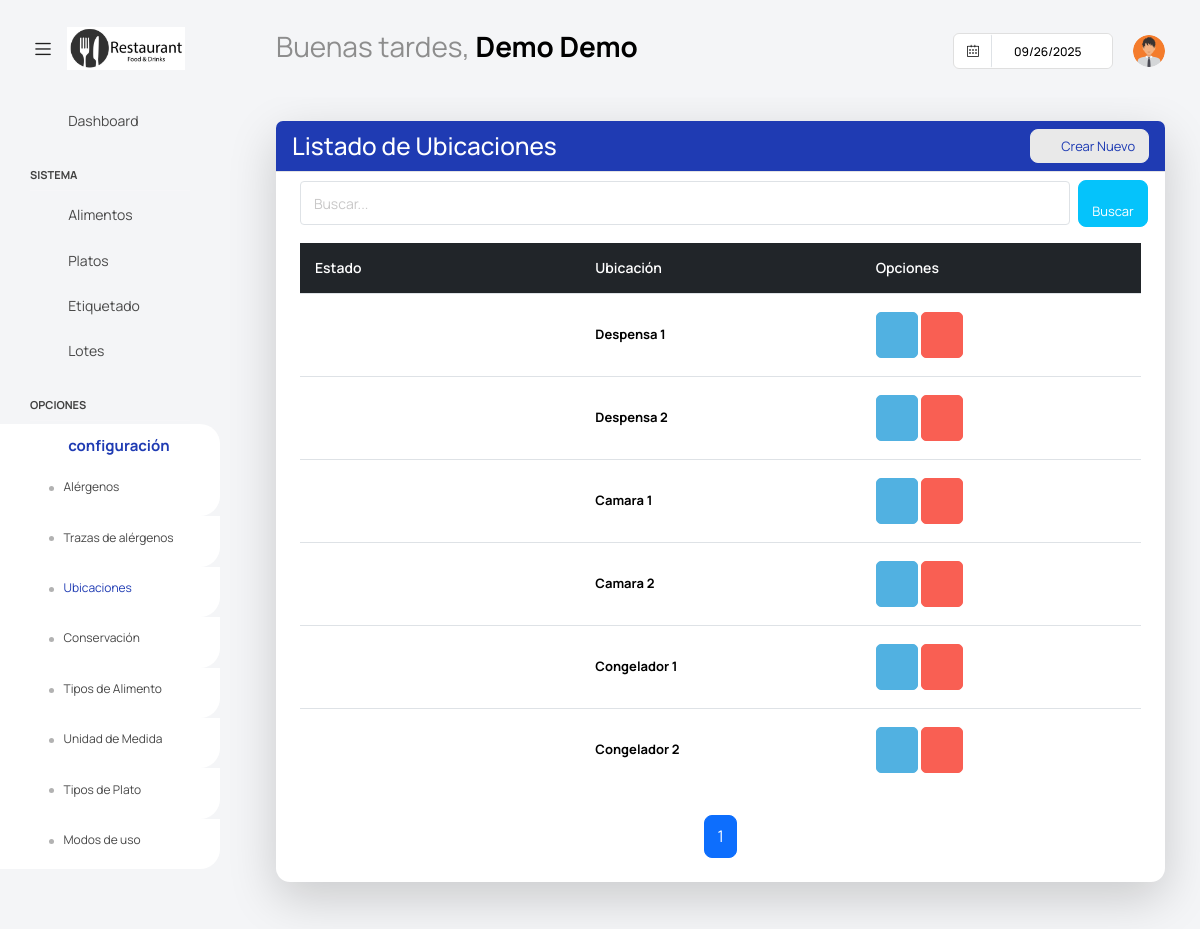
The page /dashuser/lista_localizaciones/ (signed in) on the database its author committed.
### app/super/models.py (models this page shows, shortened)
class UserProfile(models.Model):
    centro = models.ForeignKey('Centros' ,on_delete=models.CASCADE, null=True, blank =True)
    user = models.OneToOneField(User, on_delete=models.CASCADE)
    username = models.CharField(max_length=100)
    password = models.CharField(max_length=100)
    nombre = models.CharField(max_length=100)
    apellidos = models.CharField(max_length=100)
    cargo = models.CharField(max_length=100, blank=True, null=True)
    imagen = models.ImageField(default='users/default.png', upload_to='users/', null=True, blank =True)
    estado =models.BooleanField(default=True)

### app/dashuser/models.py (models this page shows, shortened)
class localizacion  (ModeloBaseCentro):
    localizacion = models.CharField('Localización', max_length=100)
    estado = models. BooleanField(default=True)
    class Meta:
        verbose_name = 'Localización'
        verbose_name_plural = 'Localizaciones'

### app/dashuser/views.py (the view)
# urls.py: path('lista_localizaciones/', LocalizacionList.as_view(), name='LocalizacionList'),
class LocalizacionList(PaginationMixin, LoginRequiredMixin, ListView):
    model = localizacion
    template_name = 'dashuser/listar_localizacion.html'
    context_object_name = 'localizaciones'
    paginate_by = 10  # Número de registros por página
    def get_queryset(self):
        try:
            user_profile = UserProfile.objects.filter(user=self.request.user).first()
            if user_profile and user_profile.centro:
                centro = user_profile.centro
                queryset = localizacion.objects.filter(centro=centro).order_by('id')
                search_query = self.request.GET.get('buscar')
                if search_query:
                    queryset = queryset.filter(
                        Q(localizacion__icontains=search_query)
                    )
                return queryset
            else:
                return localizacion.objects.none()
        except ObjectDoesNotExist:
            return localizacion.objects.none()
    def get_context_data(self, **kwargs):
        context = super().get_context_data(**kwargs)
        context.update(datos_centro(self.request))
        if not context['localizaciones'].exists():
            context['mensaje'] = "No tiene localizaciones asociadas."
        return context

### app/core/mixins.py (called while the page is built)
    def get_context_data(self, **kwargs):
        context = super().get_context_data(**kwargs)
        page_obj = context.get('page_obj')
        if page_obj:
            current_page = page_obj.number
            total_pages = page_obj.paginator.num_pages
            window = self.pagination_window_size
            if total_pages <= (window * 2) + 1:
                context['custom_page_range'] = range(1, total_pages + 1)
            elif current_page <= window:
                context['custom_page_range'] = range(1, (window * 2) + 2)
            elif current_page >= total_pages - window:
                context['custom_page_range'] = range(total_pages - (window * 2), total_pages + 1)
            else:
                context['custom_page_range'] = range(current_page - window, current_page + window + 1)
        return context

### templates/dashuser/listar_localizacion.html (shortened to what this page needs)
{% extends "base.html" %}
{% block content %}
<div class="content-wrapper">
    <div class="card shadow-lg">
        <div class="card-header bg-primary text-white d-flex justify-content-between align-items-center">
            <h3 class="m-0">Listado de Ubicaciones</h3>
            <a class="btn btn-light btn-sm text-primary rounded" onclick="abrir_modal_edicion('{% url 'dashuser:LocalizacionCreate' %}')">
                <i class="fa fa-plus-circle"></i>&nbsp; Crear Nuevo
            </a>
        </div>
        <div class="card-body">
            <form method="get" class="row g-2 align-items-center">
                <div class="col-md-11">
                    <input type="text" class="form-control form-control-sm" placeholder="Buscar..." name="buscar">
                </div>
                <div class="col-md-1 d-flex justify-content">
                    <button type="submit" class="btn btn-secondary btn-sm rounded" >
                        <i class="fa fa-search"></i>&nbsp; Buscar
                    </button>
                </div>
            </form>
            {% if localizaciones %}
            <div class="table-wrapper">
                <table class="table table-hover tabla-responsive align-middle" style="table-layout: fixed;">
                    <thead class="table-dark">
                        <tr>
                            <th>Estado</th>
                            <th>Ubicación</th>
                            <th>Opciones</th>
                        </tr>
                    </thead>
                    <tbody>
                        {% for localizacion in localizaciones %}
                        <tr>
                            <td data-label="Estado">
                                {% if localizacion.estado %}
                                    <i class="fa fa-circle text-success fs-6"></i>
                                {% else %}
                                    <i class="fa fa-circle text-danger fs-6"></i>
                                {% endif %}
                            </td>
                            <td data-label="Ubicación" class="fw-bold">{{ localizacion.localizacion }}</td>
                            <td data-label="Opciones">
                                <a class="btn btn-info" style="--bs-btn-padding-y: 14px; --bs-btn-padding-x: 14px;" onclick="abrir_modal_edicion('{% url 'dashuser:LocalizacionUpdate' localizacion.id %}')" data-toggle="tooltip" title="Editar Ubicación">
                                    <i class="fa fa-pencil"></i>
                                </a>
                                <a class="btn btn-danger" style="--bs-btn-padding-y: 14px; --bs-btn-padding-x: 14px;" onclick="abrir_modal_edicion('{% url 'dashuser:LocalizacionDelete' localizacion.id %}')" data-toggle="tooltip" title="Eliminar Ubicación">
                                    <i class="fa fa-trash"></i>
                                </a>
                            </td>
                        </tr>
                        {% endfor %}
                    </tbody>
                </table>
            </div>
            {% include "core/pagination.html" %}
            {% else %}
            <div class="alert alert-warning text-center mt-3">
                <i class="fa fa-exclamation-circle"></i> No se encontraron ubicaciones.
            </div>
            {% endif %}
        </div>
</div>
{% endblock content %}

### templates/base.html (shortened to what this page needs)
{% load static %}
<html lang="es">
<head>
  <link href={% static "vendor/feather/feather.css" %} rel="stylesheet">
  <link href={% static "vendor/mdi/css/materialdesignicons.min.css" %} rel="stylesheet">
  <link href={% static "vendor/ti-icons/css/themify-icons.css" %} rel="stylesheet">
  <link href={% static "vendor/font-awesome/css/font-awesome.min.css" %} rel="stylesheet">
  <link href={% static "vendor/typicons/typicons.css" %} rel="stylesheet">
  <link href={% static "vendor/simple-line-icons/css/simple-line-icons.css" %} rel="stylesheet">
  <link href={% static "vendor/css/vendor.bundle.base.css" %} rel="stylesheet">
  <link href={% static "vendor/bootstrap-datepicker/bootstrap-datepicker.min.css" %} rel="stylesheet">
  <link href={% static "js/select.dataTables.min.css" %} rel="stylesheet" type="text/css" >
  <link rel="stylesheet" href={% static "css/style.css" %}>
</head>
  <body class="with-welcome-text">
    <div class="container-scroller">
      <nav class="navbar default-layout col-lg-12 col-12 p-0 fixed-top d-flex align-items-top flex-row">
        <div class="text-center navbar-brand-wrapper d-flex align-items-center justify-content-start">
          <div class="me-3">
            <button class="navbar-toggler navbar-toggler align-self-center" type="button" data-bs-toggle="minimize">
              <span class="icon-menu"></span>
            </button>
          </div>
          <div>
            <a class="navbar-brand brand-logo" href="index.html">
              <img src="{{ imagen_centro_url }}" style="width:150px !important; height:auto;" alt="{{ centro.nombre }}">
            </a>
          </div>
        </div>
        <div class="navbar-menu-wrapper d-flex align-items-top">
          <ul class="navbar-nav">
            <li class="nav-item fw-semibold d-none d-lg-block ms-0">
              <h1 class="welcome-text">{{ saludo }}, <span class="text-black fw-bold">{{ nombre }} {{ apellidos }}</span></h1>
          </ul>
          <ul class="navbar-nav ms-auto">
            <li class="nav-item d-none d-lg-block">
              <div id="datepicker-popup" class="input-group date datepicker navbar-date-picker">
                <span class="input-group-addon input-group-prepend border-right">
                  <span class="icon-calendar input-group-text calendar-icon"></span>
                </span>
                <input type="text" class="form-control">
              </div>
            </li>
            <li class="nav-item dropdown d-none d-lg-block user-dropdown">
              <a class="nav-link" id="UserDropdown" href="#" data-bs-toggle="dropdown" aria-expanded="false">
                <img class="img-xs rounded-circle" src="{{ imagen_user_url }}" alt="Profile image"> </a>
            </li>
          </ul>
        </div>
      </nav>
    <div class="container-fluid page-body-wrapper">
      <nav class="sidebar sidebar-offcanvas" id="sidebar">
        <ul class="nav">
          <li class="nav-item">
            <a class="nav-link" href="{% url 'dashuser:home' %}">
              <i class="mdi mdi-grid-large menu-icon"></i>
              <span class="menu-title">Dashboard</span>
            </a>
          </li>
          <li class="nav-item nav-category">Sistema</li>
            <li class="nav-item">
              <a class="nav-link" href="{% url 'dashuser:AlimentoList' %}">
                <i class="menu-icon mdi mdi-food-variant"></i>
                <span class="menu-title">Alimentos</span>
              </a>
            </li>
            <li class="nav-item">
              <a class="nav-link" href="{% url 'platos:PlatoList' %}">
                <i class="menu-icon mdi mdi-food-turkey"></i>
                <span class="menu-title">Platos</span>
              </a>
            </li>
            <li class="nav-item">
              <a class="nav-link" data-bs-toggle="collapse" href="#etiq" aria-expanded="false" aria-controls="etiq">
                <i class="menu-icon mdi mdi-tag"></i>
                <span class="menu-title">Etiquetado</span>
                <i class="menu-arrow"></i>
              </a>
            </li>
            <li class="nav-item">
              <a class="nav-link" href="{% url 'platos:LotesResumenListView' %}">
                <i class="menu-icon mdi mdi-package-variant"></i>
                <span class="menu-title">Lotes</span>
              </a>
            </li>
          <li class="nav-item nav-category">Opciones</li>
            <li class="nav-item">
              <a class="nav-link" data-bs-toggle="collapse" href="#confi" aria-expanded="false" aria-controls="confi">
                <i class="menu-icon mdi mdi-filter"></i>
                <span class="menu-title">configuración</span>
                <i class="menu-arrow"></i>
              </a>
              <div class="collapse" id="confi">
                <ul class="nav flex-column sub-menu">
                  <li class="nav-item"> <a class="nav-link" href="{% url 'dashuser:AlergenosList' %}">Alérgenos</a></li>
                </ul>
                <ul class="nav flex-column sub-menu">
                  <li class="nav-item"> <a class="nav-link" href="{% url 'dashuser:TrazasList' %}">Trazas de alérgenos</a></li>
                </ul>
                <ul class="nav flex-column sub-menu">
                  <li class="nav-item"> <a class="nav-link" href="{% url 'dashuser:LocalizacionList' %}">Ubicaciones</a></li>
                </ul>
                <ul class="nav flex-column sub-menu">
                  <li class="nav-item"> <a class="nav-link" href="{% url 'dashuser:ConservacionList' %}">Conservación</a></li>
                </ul>
                <ul class="nav flex-column sub-menu">
                  <li class="nav-item"> <a class="nav-link" href="{% url 'dashuser:TipoAlimentoList' %}">Tipos de Alimento</a></li>
                </ul>
                <ul class="nav flex-column sub-menu">
                  <li class="nav-item"> <a class="nav-link" href="{% url 'dashuser:UnidadDeMedidaList' %}">Unidad de Medida</a></li>
                </ul>
                <ul class="nav flex-column sub-menu">
                  <li class="nav-item"> <a class="nav-link" href="{% url 'platos:TipoPlatoList' %}">Tipos de Plato</a></li>
                </ul>
                <ul class="nav flex-column sub-menu">
                  <li class="nav-item"> <a class="nav-link" href="{% url 'platos:TextoModoList' %}">Modos de uso</a></li>
                </ul>
              </div>
            </li>
        </ul>
      </nav>
      <div class="main-panel">
          {% block content %}
          {% endblock content %}
      </div>
  </div>
</body>
</html>

### rows shown on the page
UserProfile: nombre "Demo", apellidos "Demo"
localizacion: estado True (drawn), localizacion "Despensa 1"
localizacion: estado True (drawn), localizacion "Despensa 2"
localizacion: estado True (drawn), localizacion "Camara 1"
localizacion: estado True (drawn), localizacion "Camara 2"
localizacion: estado True (drawn), localizacion "Congelador 1"
localizacion: estado True (drawn), localizacion "Congelador 2"

### other values the page prints
{{ saludo }} "Buenas tardes"
{{ page }} "1"
